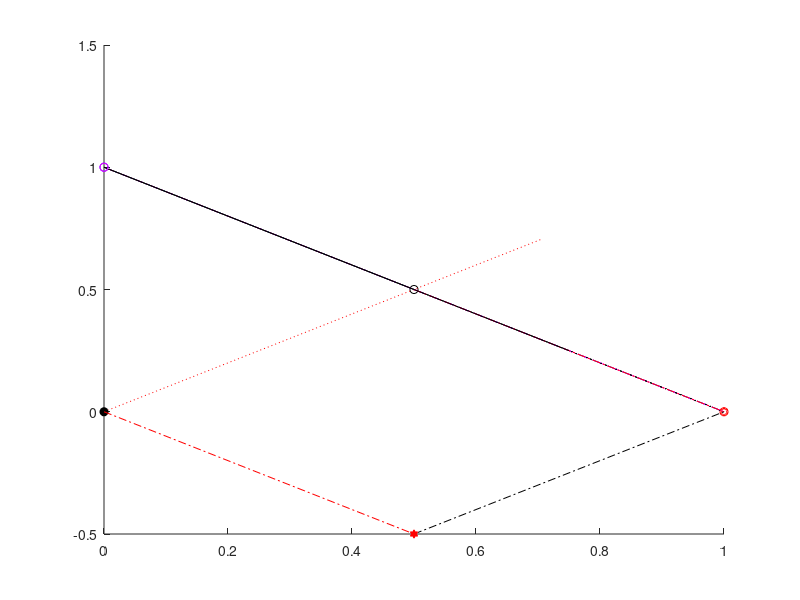

Source code (MATLAB): (Note: this script raises an error after producing the figure.)

clc;

A = [1 0 0]';
B = [0 1 0]';
C = [0 1 1]';

pnt = [0.5, -0.5, 0.5]'; 

V = [A'; B'; C';];
F = [1 2 3;];

v1 = B-A;
v2 = C-B;

x0 = A(1);
y0 = A(2);
z0 = A(3);

A0 = [x0; y0; z0];

n = cross(v1, v2)/norm(cross(v1, v2));
N = cross(v1, v2);

Op = n'*A0*n;
%pnt_p = ((n'*A0 - pnt)'*n)*n
%pnt_p = (pnt - (dot(pnt,n)/norm(n)^2)*n);
%pnt_p2 = pnt - pnt*n.*n

[P,Q] = meshgrid(0:0.1:1); % Provide a gridwork (you choose the size)
X = x0+v1(1,1)*P+v2(1,1)*Q; % Compute the corresponding cartesian coordinates
Y = y0+v1(2,1)*P+v2(2,1)*Q; %   using the two vectors in w
Z = z0+v1(3,1)*P+v2(3,1)*Q;
%figure()z
%surf(X,Y,Z)


l_pp = B;
l_mm = A;
r = pnt;

r_p = l_pp;
r_m = l_mm;

rho_p = r_p - n*(n'*r_p);
rho_m = r_m - n*(n'*r_m);

rho = r - n*(n'*r);

l = (rho_p-rho_m)/norm(rho_p-rho_m);

u = cross(l, n);

l_p = (rho_p-rho)'*l
l_m = (rho_m-rho)'*l

%P0 = (rho_p-rho)-l_p*l

d = -n'*(r-l_mm)*n;


figure();
FC = [1 1 1];
hold on;
plot3(0, 0, 0, 'ok', 'MarkerFaceColor', 'k')
plot3(A(1), A(2), A(3), 'or')
%plot3(Aq(1), Aq(2), Aq(3), 'or', 'MarkerFaceColor', 'r')

plot3(B(1), B(2), B(3), 'ob')
%plot3(Bq(1), Bq(2), Bq(3), 'ob', 'MarkerFaceColor', 'b')

plot3(C(1), C(2), C(3), 'om')
%plot3(Cq(1), Cq(2), Cq(3), 'om', 'MarkerFaceColor', 'm')

%plot3(P1(1), P1(2), P1(3), 'ok')
%plot3(Pq(1), Pq(2), Pq(3), 'ok', 'MarkerFaceColor', 'k')

%plot3([A(1), n(1)+A(1)], [A(2), n(2)+A(2)], [A(3), n(3)+A(3)], 'r')
plot3(Op(1), Op(2), Op(3), 'ok', 'MarkerFaceColor', 'none')
plot3(pnt(1), pnt(2), pnt(3), 'r', 'Marker', 'hexagram', 'MarkerFaceColor', 'r')
%plot3(pnt_p(1)+Op, pnt_p(2)+Op, pnt_p(3)+Op, 'r', 'Marker', 'hexagram', 'MarkerFaceColor', 'none')

plot3([0, n(1)], [0, n(2)], [0, n(3)], ':r')
%plot3([pnt(1), n(1)+pnt(1)], [pnt(2), n(2)+pnt(2)], [pnt(3), n(3)+pnt(3)], ':r')

plot3([Op(1), rho_p(1)+Op(1)], [Op(2), rho_p(2)+Op(2)], [Op(3), rho_p(3)+Op(3)], ':b')
plot3([Op(1), rho_m(1)+Op(1)], [Op(2), rho_m(2)+Op(2)], [Op(3), rho_m(3)+Op(3)], '--b')

plot3([l_mm(1), l_pp(1)], [l_mm(2), l_pp(2)], [l_mm(3), l_pp(3)], '-.m', LineWidth=1.5)

plot3([0, r(1)], [0, r(2)], [0, r(3)], '-.r')
plot3([Op(1), rho(1)+Op(1)], [Op(2), rho(2)+Op(2)], [Op(3), rho(3)+Op(3)], '-.r')

%plot3([pnt_p(1), d(1)+pnt_p(1)], [pnt_p(2), d(2)+pnt_p(2)], [pnt_p(3), d(3)+pnt_p(3)], '-.k')
plot3([r(1), d(1)+r(1)], [r(2), d(2)+r(2)], [r(3), d(3)+r(3)], '-.k')
plot3(rho(1)+Op(1), rho(2)+Op(2), rho(3)+Op(3), 'r', 'Marker', 'hexagram', 'MarkerFaceColor', 'none')

patch('Faces',F,'Vertices',V, 'FaceColor', FC)

surf(X,Y,Z, FaceAlpha=0.3, FaceColor="none", EdgeColor="k", LineStyle=":")
%shading flat
%legend("A", "A'", "B", "B'", "C", "C'")
legend("O", "A", "B", "C", "O'")

%set(gca, 'XAxisLocation', 'origin', 'YAxisLocation', 'origin')

axis equal
%axis vis3d
%axis padded
grid on;
grid minor;
xlabel('x')
ylabel('y')
zlabel('z')